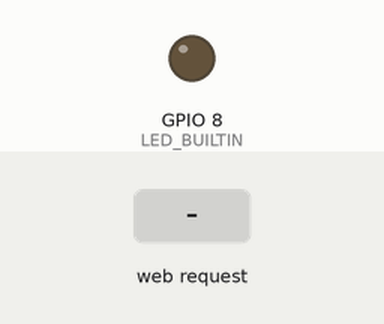
This sketch was run on a simulated ESP32-C6. Shown: output pins drawn as LEDs (lit = HIGH). Inputs (shaded band) come from the test bench. WiFi joins after 1.5 s; servers stay silent unless stated; what the sketch prints to the serial monitor is not drawn.

Above: at 2.7 s.
2.8 s: HTTP request GET /pulse received
At 3.05 s:
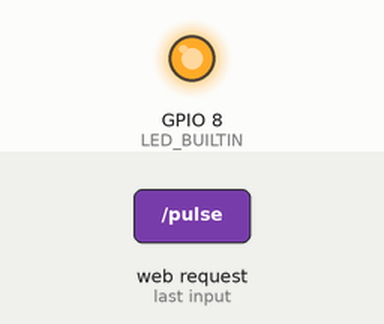
Timing chart, 0 to 5.8 s (numbered marks = the images above; inputs shaded):
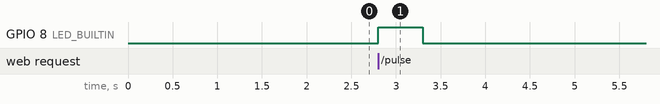

The sketch:

main.ino
```cpp
#include <Arduino.h>
#include <WiFi.h>
#include <WebServer.h>

const char *ssid = "devlab";
const char *password = "devlab12345678";

// Duración del pulso (ms)
constexpr unsigned long PULSE_MS = 500;

WebServer server(80);

bool ledActive = false;
unsigned long pulseStart = 0;

void handlePulse()
{

    digitalWrite(LED_BUILTIN, HIGH);

    pulseStart = millis();
    ledActive = true;

    Serial.println("Persona detectada");
    Serial.println("LED ENCENDIDO");

    server.send(200, "text/plain", "OK");
}

void setup()
{

    Serial.begin(115200);

    pinMode(LED_BUILTIN, OUTPUT);
    digitalWrite(LED_BUILTIN, LOW);

    WiFi.mode(WIFI_STA);
    WiFi.begin(ssid, password);

    Serial.println("Conectando a WiFi...");

    while (WiFi.status() != WL_CONNECTED)
    {
        delay(500);
        Serial.print(".");
    }

    Serial.println();
    Serial.println("WiFi conectado");

    Serial.print("IP del ESP32-C6: ");
    Serial.println(WiFi.localIP());
    server.on("/pulse", HTTP_GET, handlePulse);

    server.begin();

    Serial.println("Servidor HTTP iniciado");
}

void loop()
{

    server.handleClient();

    // Apagar LED después del pulso :P
    if (ledActive && millis() - pulseStart >= PULSE_MS)
    {

        digitalWrite(LED_BUILTIN, LOW);

        ledActive = false;

        Serial.println("LED APAGADO");
    }
}
```

Measured:
- after the input at 2.8 s, GPIO 8 (LED_BUILTIN): LOW → HIGH at once, → LOW 0.50 s later
